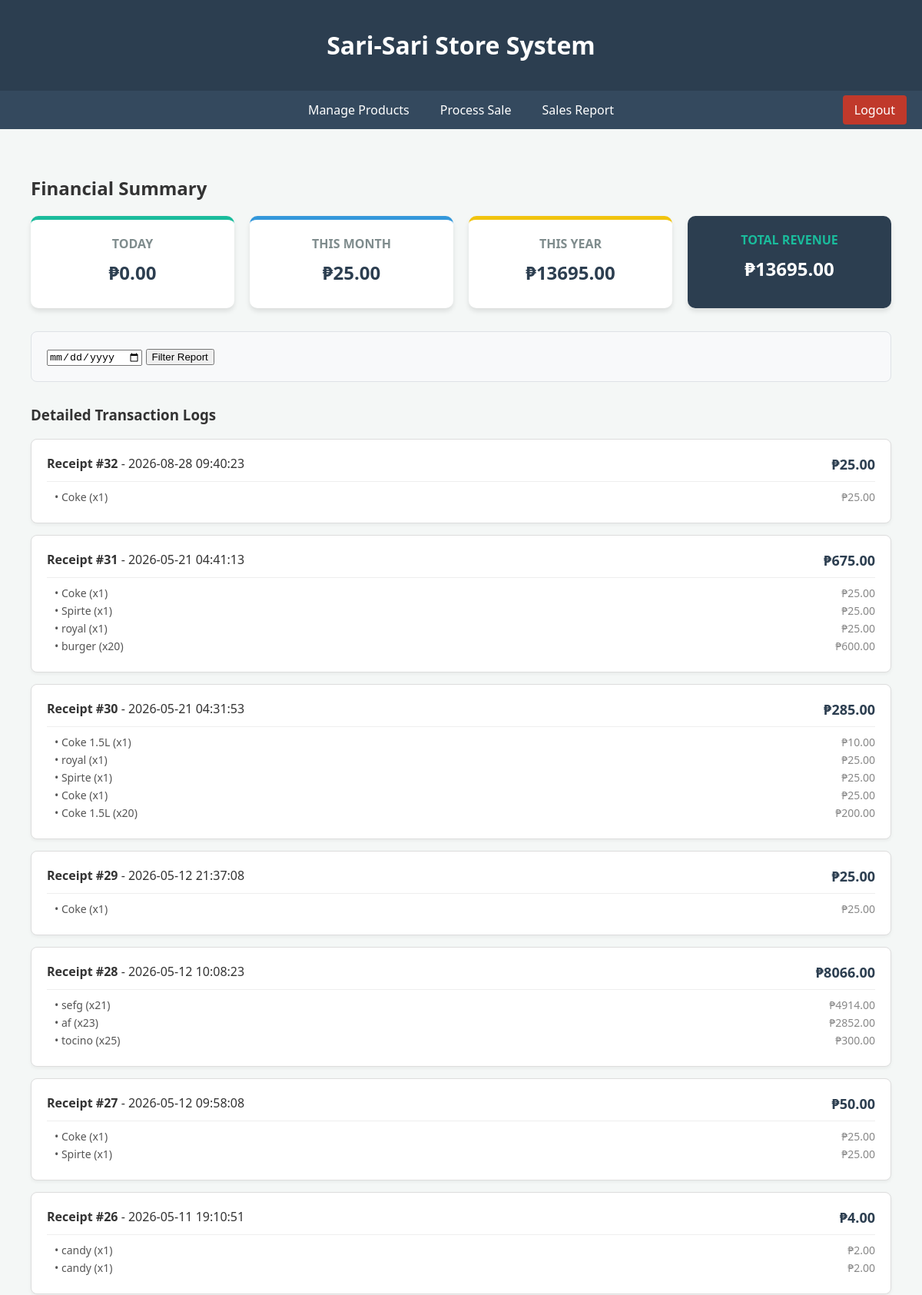
The app's page /reports (signed in, upper part) with its own data.
### tables this page shows
CREATE TABLE sales
                   (
                       id
                       INTEGER
                       PRIMARY
                       KEY
                       AUTOINCREMENT,
                       datetime
                       TEXT
                       NOT
                       NULL,
                       total
                       REAL
                       NOT
                       NULL
                   );

CREATE TABLE sale_items
                   (
                       id
                       INTEGER
                       PRIMARY
                       KEY
                       AUTOINCREMENT,
                       sale_id
                       INTEGER,
                       product_name
                       TEXT,
                       qty
                       INTEGER,
                       subtotal
                       REAL,
                       FOREIGN
                       KEY
                   (
                       sale_id
                   ) REFERENCES sales
                   (
                       id
                   )
                       );

### index/app.py (the view)
@app.route('/reports')
@login_required
def reports():
    conn = get_db_connection()
    filter_date = request.args.get('date')
    if filter_date:
        sales_rows = conn.execute('SELECT * FROM sales WHERE datetime LIKE ? ORDER BY datetime DESC',
                                  (f'{filter_date}%',)).fetchall()
    else:
        sales_rows = conn.execute('SELECT * FROM sales ORDER BY datetime DESC').fetchall()
    processed_sales = []
    for row in sales_rows:
        sale_dict = dict(row)
        item_rows = conn.execute('SELECT * FROM sale_items WHERE sale_id = ?', (sale_dict['id'],)).fetchall()
        sale_dict['products_list'] = [dict(item) for item in item_rows]
        processed_sales.append(sale_dict)
    today = datetime.now().strftime('%Y-%m-%d')
    this_month = datetime.now().strftime('%Y-%m')
    this_year = datetime.now().strftime('%Y')
    total_day = conn.execute("SELECT SUM(total) FROM sales WHERE datetime LIKE ?", (f'{today}%',)).fetchone()[0] or 0
    total_month = conn.execute("SELECT SUM(total) FROM sales WHERE datetime LIKE ?", (f'{this_month}%',)).fetchone()[
                      0] or 0
    total_year = conn.execute("SELECT SUM(total) FROM sales WHERE datetime LIKE ?", (f'{this_year}%',)).fetchone()[
                     0] or 0
    total_all = conn.execute('SELECT SUM(total) FROM sales').fetchone()[0] or 0
    conn.close()
    return render_template('reports.html',
                           sales=processed_sales,  # Send the processed list
                           total_day=total_day,
                           total_month=total_month,
                           total_year=total_year,
                           total_all=total_all)

### index/app.py (called while the page is built)
def login_required(f):
    @wraps(f)
    def decorated_function(*args, **kwargs):
        if 'logged_in' not in session:
            flash("Please log in first.")
            return redirect(url_for('login'))
        return f(*args, **kwargs)
    return decorated_function

def get_db_connection():
    conn = sqlite3.connect('../sarisari.db')
    conn.row_factory = sqlite3.Row  # Allows us to access columns by name
    return conn

### index/templates/reports.html
{% extends 'base.html' %}
{% block content %}
<div class="container">
    <h2 style="margin-bottom: 20px;">Financial Summary</h2>
    <div style="display: grid; grid-template-columns: repeat(auto-fit, minmax(200px, 1fr)); gap: 20px; margin-bottom: 30px;">
        <div style="background: #ffffff; padding: 20px; border-radius: 10px; border-top: 5px solid #1abc9c; box-shadow: 0 4px 6px rgba(0,0,0,0.1); text-align: center;">
            <p style="color: #7f8c8d; margin: 0; font-weight: bold;">TODAY</p>
            <h2 style="color: #2c3e50; margin: 10px 0;">₱{{ "%.2f"|format(total_day) }}</h2>
        </div>
        <div style="background: #ffffff; padding: 20px; border-radius: 10px; border-top: 5px solid #3498db; box-shadow: 0 4px 6px rgba(0,0,0,0.1); text-align: center;">
            <p style="color: #7f8c8d; margin: 0; font-weight: bold;">THIS MONTH</p>
            <h2 style="color: #2c3e50; margin: 10px 0;">₱{{ "%.2f"|format(total_month) }}</h2>
        </div>
        <div style="background: #ffffff; padding: 20px; border-radius: 10px; border-top: 5px solid #f1c40f; box-shadow: 0 4px 6px rgba(0,0,0,0.1); text-align: center;">
            <p style="color: #7f8c8d; margin: 0; font-weight: bold;">THIS YEAR</p>
            <h2 style="color: #2c3e50; margin: 10px 0;">₱{{ "%.2f"|format(total_year) }}</h2>
        </div>
        <div style="background: #2c3e50; padding: 20px; border-radius: 10px; color: white; box-shadow: 0 4px 6px rgba(0,0,0,0.1); text-align: center;">
            <p style="margin: 0; font-weight: bold; color: #1abc9c;">TOTAL REVENUE</p>
            <h2 style="margin: 10px 0;">₱{{ "%.2f"|format(total_all) }}</h2>
        </div>
    </div>
    <div style="background: #f8f9fa; padding: 20px; border-radius: 8px; margin-bottom: 30px; border: 1px solid #dee2e6;">
        <form action="{{ url_for('reports') }}" method="GET">
             <input type="date" name="date"> <button type="submit">Filter Report</button>
        </form>
    </div>
    <h3>Detailed Transaction Logs</h3>
    {% for sale in sales %}
    <div style="background: white; padding: 20px; margin-bottom: 15px; border-radius: 8px; border: 1px solid #ddd; box-shadow: 0 2px 4px rgba(0,0,0,0.05);">
        <div style="display: flex; justify-content: space-between; border-bottom: 1px solid #eee; padding-bottom: 10px; margin-bottom: 10px;">
            <span><strong>Receipt #{{ sale.id }}</strong> - {{ sale.datetime }}</span>
            <span style="font-weight: bold; color: #2c3e50; font-size: 18px;">₱{{ "%.2f"|format(sale.total) }}</span>
        </div>
        <ul style="list-style: none; padding-left: 10px; margin: 0; color: #555;">
            {% for item in sale.products_list %}
                <li style="font-size: 14px; margin-bottom: 4px;">
                    • {{ item.product_name }} (x{{ item.qty }})
                    <span style="float: right; color: #888;">₱{{ "%.2f"|format(item.subtotal) }}</span>
                </li>
            {% endfor %}
        </ul>
    </div>
    {% endfor %}
</div>
{% endblock %}

### index/templates/base.html (style rules this page uses)
body { font-family: 'Segoe UI', Tahoma, Geneva, Verdana, sans-serif; background-color: #f4f7f6; margin: 0; padding: 0; color: #333; }
.container { width: 100% !important; max-width: 100% !important; padding: 20px; box-sizing: border-box; margin: 0; }
body { adding: 0; margin: 0; }

### records on screen
sales: id "32", datetime "2026-08-28 09:40:23", total "25.00"
sale_items: product_name "Coke", qty "1", subtotal "25.00"
sales: id "31", datetime "2026-05-21 04:41:13", total "675.00"
sale_items: product_name "Coke", qty "1", subtotal "25.00"
sale_items: product_name "Spirte", qty "1", subtotal "25.00"
sale_items: product_name "royal", qty "1", subtotal "25.00"
sale_items: product_name "burger", qty "20", subtotal "600.00"
sales: id "30", datetime "2026-05-21 04:31:53", total "285.00"
sale_items: product_name "Coke 1.5L", qty "1", subtotal "10.00"
sale_items: product_name "royal", qty "1", subtotal "25.00"
sale_items: product_name "Spirte", qty "1", subtotal "25.00"
sale_items: product_name "Coke", qty "1", subtotal "25.00"
sale_items: product_name "Coke 1.5L", qty "20", subtotal "200.00"
sales: id "29", datetime "2026-05-12 21:37:08", total "25.00"
sale_items: product_name "Coke", qty "1", subtotal "25.00"
sales: id "28", datetime "2026-05-12 10:08:23", total "8066.00"
sale_items: product_name "sefg", qty "21", subtotal "4914.00"
sale_items: product_name "af", qty "23", subtotal "2852.00"
sale_items: product_name "tocino", qty "25", subtotal "300.00"
sales: id "27", datetime "2026-05-12 09:58:08", total "50.00"
sale_items: product_name "Coke", qty "1", subtotal "25.00"
sale_items: product_name "Spirte", qty "1", subtotal "25.00"
sales: id "26", datetime "2026-05-11 19:10:51", total "4.00"
sale_items: product_name "candy", qty "1", subtotal "2.00"
sale_items: product_name "candy", qty "1", subtotal "2.00"

### other values on screen
{{ "%.2f"|format(total_day) }} "0.00"
{{ "%.2f"|format(total_month) }} "25.00"
{{ "%.2f"|format(total_year) }} "13695.00"
{{ "%.2f"|format(total_all) }} "13695.00"
